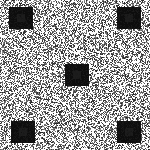
#> input picture loc_e.bmp, 150 x 150 px
$ python 3.py
#> lines starting #> are read from the running program, lines starting #| are printed output that depends on the picture
from PIL import Image, ImageDraw
import numpy as np
image = Image.open('loc_e.bmp')
#> image is the input picture: PIL image 150x150 L; min 13, max 255, mean 157.1
draw = ImageDraw.Draw(image)
width = image.size[0]
#> width = 150
height = image.size[1]
#> height = 150
pix = image.load()
c = 5
n = np.zeros(256)
N = 0
a = np.zeros((width, height))
for w in range(c, width-c):
    for h in range(c, height-c):
        for i in range(w-c, w+c):
            for j in range(h-c, h+c):
                n[pix[i, j]] += 1
                N += 1
        for k in range(pix[w, h] + 1):
            a[w, h] += n[k]/N
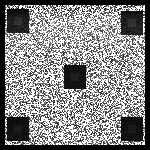
#> a: shape (150, 150) float64; min 0, max 1, mean 0.537
#> after the loop, N = 1960000
for i in range(c, width-c):
    for j in range(c, height-c):
        draw.point((i, j), int(a[i, j]*255))
image.save('loc.bmp')

$ run again, with loc_n.bmp copied over loc_e.bmp
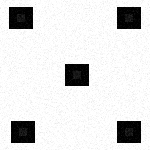
#> input picture loc_n.bmp, 150 x 150 px
#> image is the input picture: PIL image 150x150 L; min 0, max 255, mean 223
#> `image.save('loc.bmp')`:
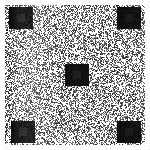
#> saved as loc.bmp: PIL image 150x150 L; min 6, max 255, mean 169
